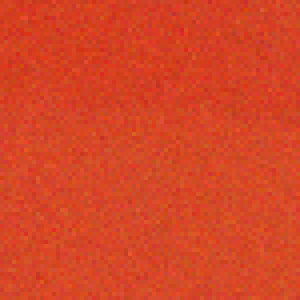
#> input picture ExperimentV2/ZasumenyRealnyObrazokPozityVHistograme_0.png, 75 x 75 px (shown 4 times larger)
$ python VyhladzovanieZasumenehoRealnehoFarebnehoObrazku.py
#> lines starting #> are read from the running program, lines starting #| are printed output that depends on the picture
import cv2
import numpy as np
import matplotlib.pyplot as plt
import os

# Pomocná funkcia na výpočet štatistiky a histogramu jedného kanála
def vypocitaj_statistiku(kanal, nazov):
    hist = cv2.calcHist([kanal], [0], None, [256], [0, 256])
    normalized_hist = hist / kanal.size

    mu = np.sum([i * normalized_hist[i] for i in range(256)])
    variance = np.sum([(i - mu) ** 2 * normalized_hist[i] for i in range(256)])
    sigma = np.sqrt(variance)

    print(f"\n--- {nazov} ---")
    print(f"Odhadovaná stredná hodnota (μ): {mu:.2f}")
    print(f"Odhadovaný rozptyl (σ²): {variance:.2f}")
    print(f"Odhadovaná smerodajná odchýlka (σ): {sigma:.2f}")

    return mu, sigma, hist

# Vytvorenie výstupného adresára
output_dir = "RGB_Histogramy"
os.makedirs(output_dir, exist_ok=True)

# Načítanie farebného obrázka a konverzia do RGB formátu
image_bgr = cv2.imread('ZasumenyRealnyObrazokPozityVHistograme_0.png')
#> image_bgr is the input picture: shape (75, 75, 3); mean B, G, R 37.5, 69.4, 213.3
if image_bgr is None:
    raise FileNotFoundError("Obrázok sa nenašiel.")
image_rgb = cv2.cvtColor(image_bgr, cv2.COLOR_BGR2RGB)

# Inicializácia pomocných zoznamov
kanaly = ['R', 'G', 'B']
farby = ['red', 'green', 'blue']
mu_pred, sigma_pred, mu_po, sigma_po = [], [], [], []
smoothed_rgb = np.zeros_like(image_rgb)

# Vytvorenie grafu
plt.figure(figsize=(15, 9))

# Spracovanie každého farebného kanála osobitne
for i in range(3):
    kanal = image_rgb[:, :, i]

    # Výpočet štatistiky pred vyhladzovaním
    mu1, sigma1, hist_pred = vypocitaj_statistiku(kanal, f"{kanaly[i]}-kanál pred vyhladzovaním")
    mu_pred.append(mu1)
    sigma_pred.append(sigma1)

    # Automatická voľba veľkosti jadra podľa sigma
    ksize = int(6 * sigma1 + 1)
    if ksize % 2 == 0:
        ksize += 1

    # Vyhladenie obrázka Gaussovským filtrom (len raz)
    kanal_smoothed = cv2.GaussianBlur(kanal, (ksize, ksize), sigma1)
    smoothed_rgb[:, :, i] = kanal_smoothed

    # Výpočet štatistiky po vyhladzovaní
    mu2, sigma2, hist_po = vypocitaj_statistiku(kanal_smoothed, f"{kanaly[i]}-kanál po vyhladzovaní")
    mu_po.append(mu2)
    sigma_po.append(sigma2)

    # Zobrazenie histogramu pred vyhladením
    plt.subplot(3, 2, i * 2 + 1)
    plt.bar(range(256), hist_pred.ravel(), color=farby[i], width=1.0)
    plt.title(f"{kanaly[i]}-kanál: Histogram pred vyhladzovaním")
    plt.xlabel('Jas pixelov')
    plt.ylabel('Počet pixelov')
    plt.xlim([0, 255])

    # Zobrazenie histogramu po vyhladení
    plt.subplot(3, 2, i * 2 + 2)
    plt.bar(range(256), hist_po.ravel(), color=farby[i], width=1.0)
    plt.title(f"{kanaly[i]}-kanál: Histogram po vyhladzovaní")
    plt.xlabel('Jas pixelov')
    plt.ylabel('Počet pixelov')
    plt.xlim([0, 255])
#> this loop made 3 passes
#> (mu1, sigma1, ksize, mu2, sigma2) on passes 1 to 3: (213.3, 7.06, 43, 213.4, 0.852), (69.44, 8.1, 49, 69.45, 3.56), (37.48, 7.45, 45, 37.44, 2.14)
#> (printed output is left out)
#> pass 1, `kanal = image_rgb[:, :, i]`:
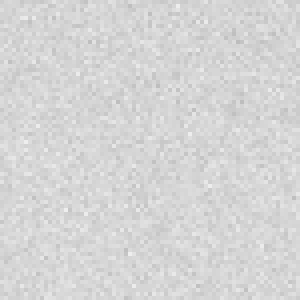
#> kanal: shape (75, 75) (shown 4 times larger); min 189, max 238, mean 213.3
#> pass 2, `kanal = image_rgb[:, :, i]`:
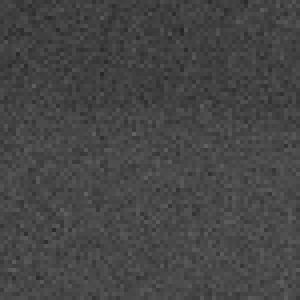
#> kanal: shape (75, 75) (shown 4 times larger); min 39, max 99, mean 69.4
#> after the loop:
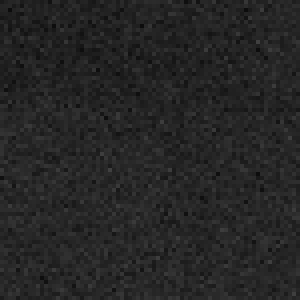
#> kanal: shape (75, 75) (shown 4 times larger); min 12, max 64, mean 37.5
#> after the loop, mu_po = [213.4, 69.45, 37.44]; mu_pred = [213.3, 69.44, 37.48]; sigma_po = [0.852, 3.56, 2.14]; sigma_pred = [7.06, 8.1, 7.45]

# Vytlačenie parametrov šumu pred a po vyhladzovaní pre všetky kanály
print("\n========== Zhrnutie parametrov šumu ==========")
for i in range(3):
    print(f"{kanaly[i]}-kanál:")
    print(f"  Pred vyhladzovaním: μ = {mu_pred[i]:.2f}, σ = {sigma_pred[i]:.2f}")
    print(f"  Po vyhladzovaní:    μ = {mu_po[i]:.2f}, σ = {sigma_po[i]:.2f}")
#> this loop made 3 passes
#|   Pred vyhladzovaním: μ = 213.28, σ = 7.06
#|   Po vyhladzovaní:    μ = 213.38, σ = 0.85
#|   Pred vyhladzovaním: μ = 69.44, σ = 8.10
#|   Po vyhladzovaní:    μ = 69.45, σ = 3.56
#|   Pred vyhladzovaním: μ = 37.48, σ = 7.45
#|   Po vyhladzovaní:    μ = 37.44, σ = 2.14

# Uloženie výsledkov
smoothed_bgr = cv2.cvtColor(smoothed_rgb, cv2.COLOR_RGB2BGR)
cv2.imwrite(os.path.join(output_dir, "Vyhladeny_RGB_Obrazok.png"), smoothed_bgr)
plt.tight_layout()
plt.savefig(os.path.join(output_dir, "RGB_Gauss_Histogramy_SK.png"), dpi=300)
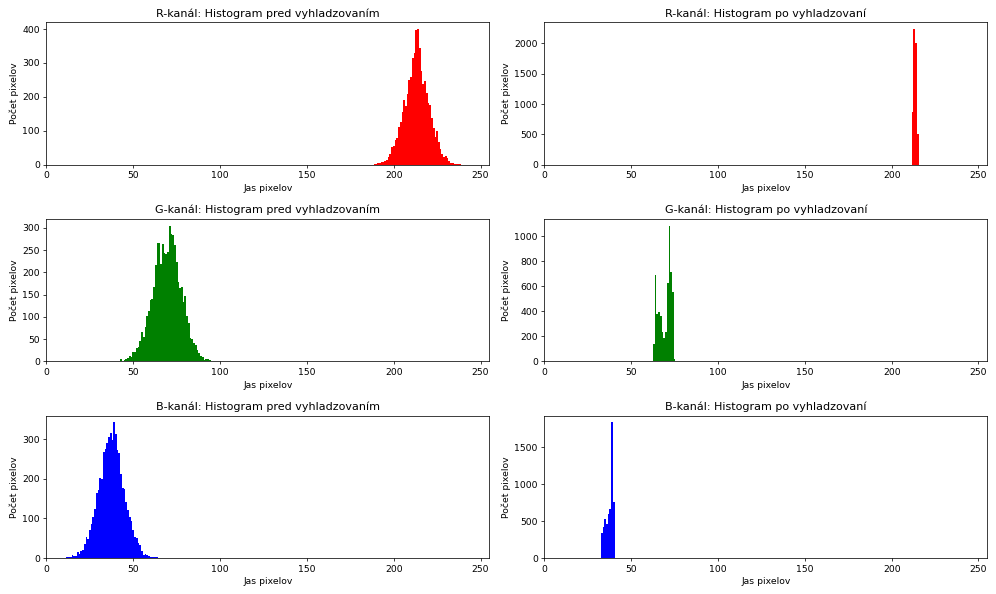
#> figure drawn by matplotlib, 6 panels; panel 1: tallest bar 400 high, from x = 213.5 to 214.5; panel 2: tallest bar 2237 high, from x = 212.5 to 213.5; panel 3: tallest bar 305 high, from x = 70.5 to 71.5; panel 4: tallest bar 1084 high, from x = 71.5 to 72.5
plt.show()
